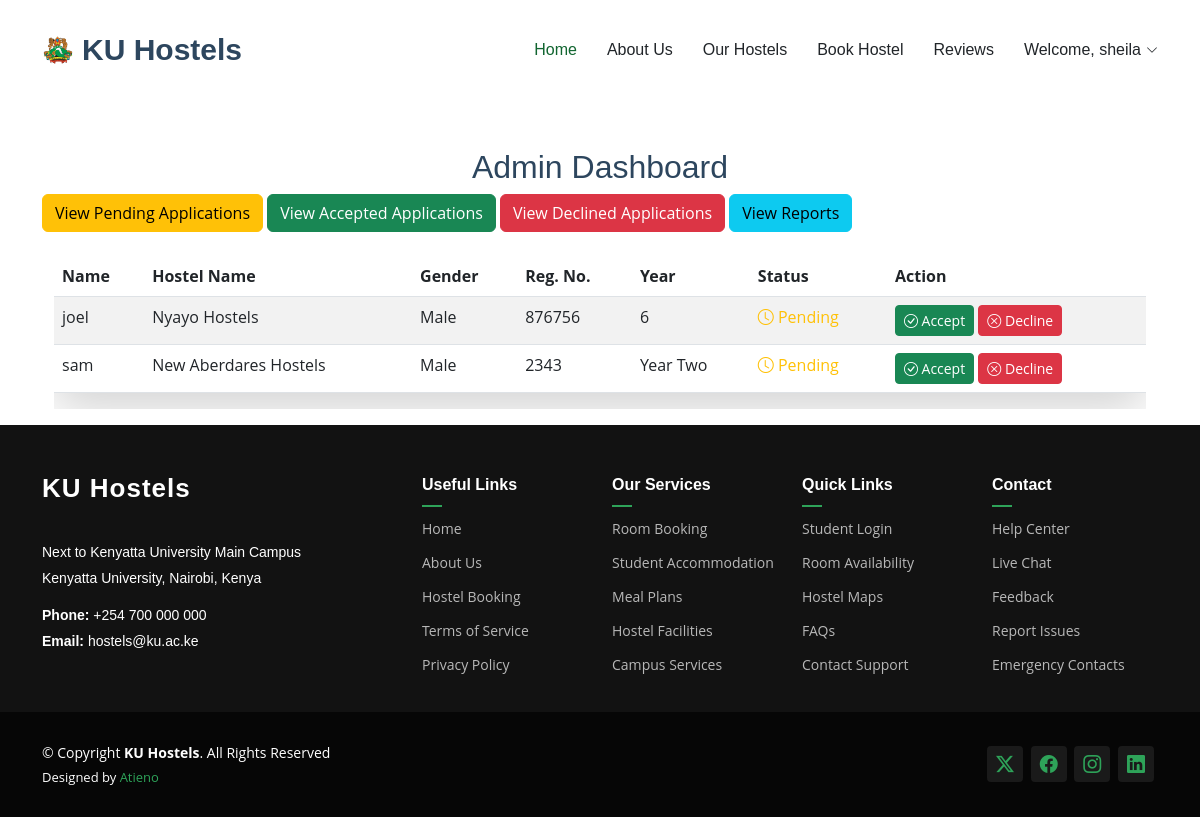
/admin-dashboard/ (signed in), run on an earlier commit of the app's database.
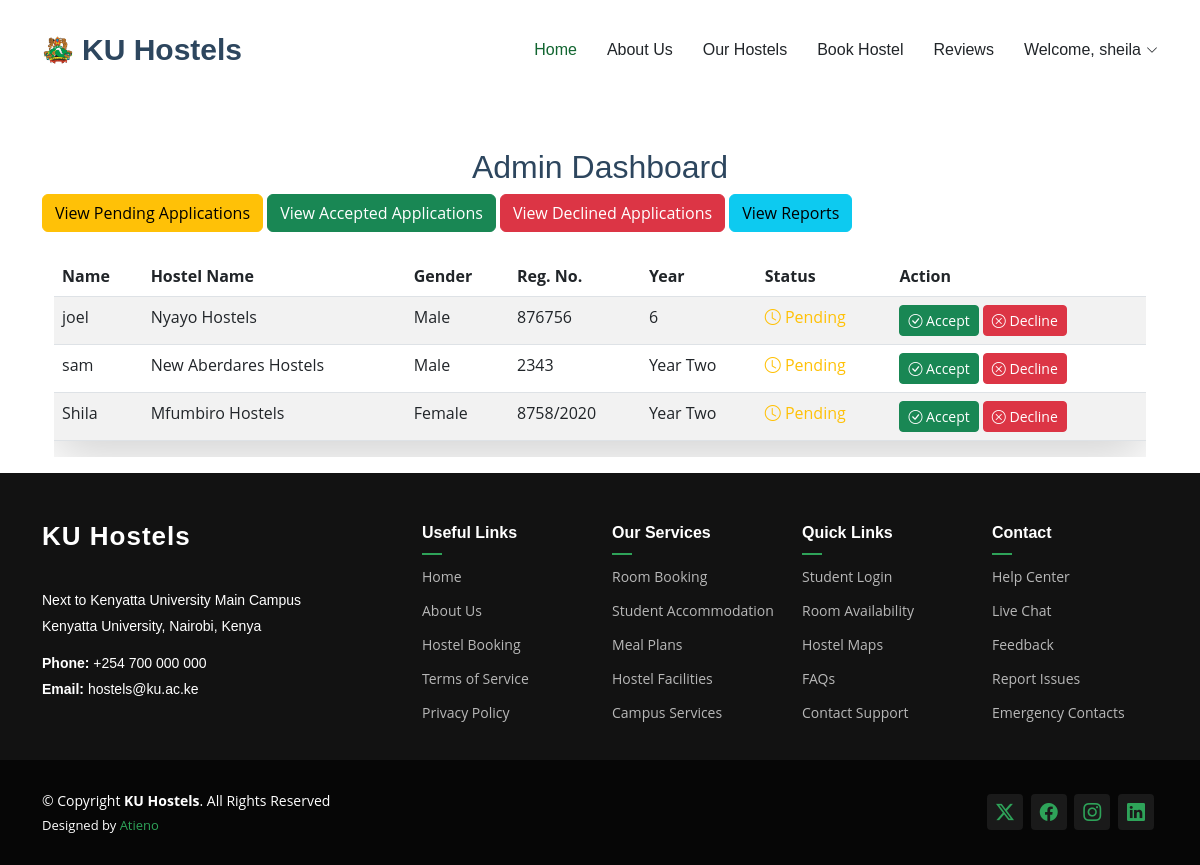
And on a later commit of the database.
### myapp/models.py (models this page shows, shortened)
class HostelApplication(models.Model):
    GENDER_CHOICES = [
        ('Male', 'Male'),
        ('Female', 'Female'),
    ]
    HOSTEL_TYPE_CHOICES = [
        ('Single Room', 'Single Room'),
        ('Double Room', 'Double Room'),
        ('Triple Room', 'Triple Room'),
        ('Quadruple Room', 'Quadruple Room'),
        ('Quintuple Room', 'Quintuple Room'),
        ('Sextuple Room', 'Sextuple Room'),
    ]
    LOCATION_CHOICES = [
        ('On-campus', 'On-campus'),
        ('Off-campus', 'Off-campus'),
    ]
    STATUS_CHOICES = [
        ('Pending', 'Pending'),
        ('Allocated', 'Allocated'),
    ]
    YEAR_OF_STUDY_CHOICES = [
        ('Year One', 'Year One'),
        ('Year Two', 'Year Two'),
        ('Year Three', 'Year Three'),
        ('Year Four', 'Year Four'),
        ('Year Five', 'Year Five'),
        ('Year Six', 'Year Six'),
    ]
    user = models.ForeignKey(User, on_delete=models.CASCADE)
    name = models.CharField(max_length=100)
    reg_number = models.CharField(max_length=50, unique=True)
    year_of_study = models.CharField(max_length=20, choices=YEAR_OF_STUDY_CHOICES)
    gender = models.CharField(max_length=10, choices=GENDER_CHOICES)
    hostel_type = models.CharField(max_length=20, choices=HOSTEL_TYPE_CHOICES)
    location = models.CharField(max_length=10, choices=LOCATION_CHOICES)
    hostel_name = models.CharField(max_length=100)
    cost_per_semester = models.DecimalField(max_digits=10, decimal_places=2)
    status = models.CharField(max_length=10, choices=STATUS_CHOICES, default='Pending')

### myapp/views.py (the view, shortened to what this page needs)
# urls.py: path('admin-dashboard/', views.admin_dashboard, name='admin_dashboard'),
@staff_member_required
def admin_dashboard(request):
    status = request.GET.get('status', 'Pending')  # Default to 'Pending'
    applications = HostelApplication.objects.filter(status=status)
    return render(request, 'admin_dashboard.html', {'applications': applications})

### templates/admin_dashboard.html (shortened to what this page needs)
{% extends 'base.html' %}
{% load static %}
{% block Content %}
<div class="container mt-5">
    <h2 class="text-center">Admin Dashboard</h2>
    <div class="mb-3">
        <a href="{% url 'myapp:admin_dashboard' %}?status=Pending" class="btn btn-warning">View Pending Applications</a>
        <a href="{% url 'myapp:admin_dashboard' %}?status=Allocated" class="btn btn-success">View Accepted Applications</a>
        <a href="{% url 'myapp:admin_dashboard' %}?status=Declined" class="btn btn-danger">View Declined Applications</a>
        <a href="{% url 'myapp:view_hostel_reports' %}" class="btn btn-info">View Reports</a>
    </div>
    <form method="post" class="container mt-4">
        <div class="table-responsive">
            <table class="table table-striped table-hover shadow-lg">
                <thead class="thead-dark">
                    <tr>
                        <th>Name</th>
                        <th>Hostel Name</th>
                        <th>Gender</th>
                        <th>Reg. No.</th>
                        <th>Year</th>
                        <th>Status</th>
                        <th>Action</th>
                    </tr>
                </thead>
                <tbody>
                    {% for application in applications %}
                    <tr>
                        <td>{{ application.name }}</td>
                        <td>{{ application.hostel_name }}</td>
                        <td>{{ application.gender }}</td>
                        <td>{{ application.reg_number }}</td>
                        <td>{{ application.year_of_study }}</td>
                        <td>
                            {% if application.status == "Pending" %}
                                <span class="text-warning"><i class="bi bi-clock"></i> Pending</span>
                            {% elif application.status == "Allocated" %}
                                <span class="text-success"><i class="bi bi-check-lg"></i> Accepted</span>
                            {% else %}
                                <span class="text-danger"><i class="bi bi-x-lg"></i> Declined</span>
                            {% endif %}
                        </td>
                        <td>
                            {% if application.status == "Pending" %}
                                <button type="submit" name="accept_application_id" value="{{ application.id }}" class="btn btn-success btn-sm">
                                    <i class="bi bi-check-circle"></i> Accept
                                </button>
                                <button type="submit" name="decline_application_id" value="{{ application.id }}" class="btn btn-danger btn-sm">
                                    <i class="bi bi-x-circle"></i> Decline
                                </button>
                            {% endif %}
                        </td>
                    </tr>
                    {% empty %}
                    <tr>
                        <td colspan="7" class="text-center text-muted">No applications found.</td>
                    </tr>
                    {% endfor %}
                </tbody>
            </table>
        </div>
    </form>
</div>
{% endblock %}

### templates/base.html (shortened to what this page needs)
{%load static%}
<!DOCTYPE html>
<html lang="en">
<head>
  <link href="{% static 'assets/vendor/bootstrap/css/bootstrap.min.css' %}" rel="stylesheet">
  <link href="{% static 'assets/vendor/bootstrap-icons/bootstrap-icons.css' %}" rel="stylesheet">
  <link href="{% static 'assets/vendor/fontawesome-free/css/all.min.css' %}" rel="stylesheet">
  <link href="{% static 'assets/vendor/glightbox/css/glightbox.min.css' %}" rel="stylesheet">
  <link href="{% static 'assets/vendor/swiper/swiper-bundle.min.css' %}" rel="stylesheet">
  <link href="https://cdn.jsdelivr.net/npm/bootstrap@5.3.0/dist/css/bootstrap.min.css" rel="stylesheet">
  <link href="{% static 'assets/css/main.css' %}" rel="stylesheet">
</head>
<body class="index-page">
{% include 'header.html' %}
<main class="main">
  {% block Content %}{% endblock %}
{% include 'footer.html' %}
</body>
</html>

### templates/header.html (shortened to what this page needs)
{% load static %}
<header id="header" class="header d-flex align-items-center position-relative">
    <div class="container-fluid container-xl position-relative d-flex align-items-center justify-content-between">
      <a href="{% url 'myapp:home_page' %}" class="logo d-flex align-items-center">
        <img src="{% static 'assets/img/logo.png' %}" alt="AgriCulture">
        <h1 class="sitename">KU Hostels</h1>
      </a>
      <nav id="navmenu" class="navmenu">
        <ul>
          <li><a href="{% url 'myapp:home_page' %}" class="active">Home</a></li>
          <li><a href="{% url 'myapp:home_page' %}#about">About Us</a></li>
          <li><a href="{% url 'myapp:home_page' %}#services">Our Hostels</a></li>
          <li><a href="{% url 'myapp:book_hostel' %}">Book Hostel</a></li>
          <li><a href="{% url 'myapp:home_page' %}#testimonials">Reviews</a></li>
          <li class="dropdown">
            {% if user.is_authenticated %}
                <a href="#"><span>Welcome, {{ user.username }}</span> <i class="bi bi-chevron-down toggle-dropdown"></i></a>
            {% else %}
                <a href="#"><span>Login / Sign up</span> <i class="bi bi-chevron-down toggle-dropdown"></i></a>
                <ul>
                    <li><a href="{% url 'myapp:login_page' %}">Login</a></li>
                    <li><a href="{% url 'myapp:register' %}">Register</a></li>
                </ul>
            {% endif %}
        </li>
        </ul>
      </nav>
    </div>
  </header>

### templates/footer.html
{% load static %}
<footer id="footer" class="footer dark-background">
    <div class="footer-top">
      <div class="container">
        <div class="row gy-4">
          <div class="col-lg-4 col-md-6 footer-about">
            <a href="index.html" class="logo d-flex align-items-center">
              <span class="sitename">KU Hostels</span>
            </a>
            <div class="footer-contact pt-3">
              <p>Next to Kenyatta University Main Campus</p>
              <p>Kenyatta University, Nairobi, Kenya</p>
              <p class="mt-3"><strong>Phone:</strong> <span>+254 700 000 000</span></p>
              <p><strong>Email:</strong> <span>hostels@ku.ac.ke</span></p>
            </div>
          </div>
          <div class="col-lg-2 col-md-3 footer-links">
            <h4>Useful Links</h4>
            <ul>
              <li><a href="#">Home</a></li>
              <li><a href="#">About Us</a></li>
              <li><a href="#">Hostel Booking</a></li>
              <li><a href="#">Terms of Service</a></li>
              <li><a href="#">Privacy Policy</a></li>
            </ul>
          </div>
          <div class="col-lg-2 col-md-3 footer-links">
            <h4>Our Services</h4>
            <ul>
              <li><a href="#">Room Booking</a></li>
              <li><a href="#">Student Accommodation</a></li>
              <li><a href="#">Meal Plans</a></li>
              <li><a href="#">Hostel Facilities</a></li>
              <li><a href="#">Campus Services</a></li>
            </ul>
          </div>
          <div class="col-lg-2 col-md-3 footer-links">
            <h4>Quick Links</h4>
            <ul>
              <li><a href="#">Student Login</a></li>
              <li><a href="#">Room Availability</a></li>
              <li><a href="#">Hostel Maps</a></li>
              <li><a href="#">FAQs</a></li>
              <li><a href="#">Contact Support</a></li>
            </ul>
          </div>
          <div class="col-lg-2 col-md-3 footer-links">
            <h4>Contact</h4>
            <ul>
              <li><a href="#">Help Center</a></li>
              <li><a href="#">Live Chat</a></li>
              <li><a href="#">Feedback</a></li>
              <li><a href="#">Report Issues</a></li>
              <li><a href="#">Emergency Contacts</a></li>
            </ul>
          </div>
        </div>
      </div>
    </div>
    <div class="copyright text-center">
      <div class="container d-flex flex-column flex-lg-row justify-content-center justify-content-lg-between align-items-center">
        <div class="d-flex flex-column align-items-center align-items-lg-start">
          <div>
            © Copyright <strong><span>KU Hostels</span></strong>. All Rights Reserved
          </div>
          <div class="credits">
            Designed by <a href="#">Atieno</a>
          </div>
        </div>
        <div class="social-links order-first order-lg-last mb-3 mb-lg-0">
          <a href="#"><i class="bi bi-twitter-x"></i></a>
          <a href="#"><i class="bi bi-facebook"></i></a>
          <a href="#"><i class="bi bi-instagram"></i></a>
          <a href="#"><i class="bi bi-linkedin"></i></a>
        </div>
      </div>
    </div>
</footer>

### static/assets/css/main.css (style rules this page uses)
:root { --default-font: "Open Sans", system-ui, -apple-system, "Segoe UI", Roboto, "Helvetica Neue", Arial, "Noto Sans", "Liberation Sans", sans-serif, "Apple Color Emoji", "Segoe UI Emoji", "Segoe UI Symbol", "Noto Color Emoji"; --heading-font: "Marcellus", sans-serif; --nav-font: "Marcellus", sans-serif; }
:root { --background-color: #ffffff; --default-color: #212529; --heading-color: #2d465e; --accent-color: #116530; --surface-color: #ffffff; --contrast-color: #ffffff; }
:root { --nav-color: #212529; --nav-hover-color: #116530; --nav-mobile-background-color: #ffffff; --nav-dropdown-background-color: #ffffff; --nav-dropdown-color: #212529; --nav-dropdown-hover-color: #116530; }
.dark-background { --background-color: #060606; --default-color: #ffffff; --heading-color: #ffffff; --accent-color: #2ea359; --surface-color: #252525; --contrast-color: #ffffff; }
:root { scroll-behavior: smooth; }
body { color: var(--default-color); background-color: var(--background-color); font-family: var(--default-font); }
a { color: var(--accent-color); text-decoration: none; transition: 0.3s; }
h1, h2, h3, h4, h5, h6 { color: var(--heading-color); font-family: var(--heading-font); }
.header { color: var(--default-color); background-color: var(--background-color); padding: 20px 0; transition: all 0.5s; z-index: 997; }
.header .logo { line-height: 1; }
.header .logo img { max-height: 32px; margin-right: 8px; }
.header .logo h1 { font-size: 30px; margin: 0; font-weight: 700; color: var(--heading-color); }
@media (min-width: 1200px) { .navmenu { padding: 0; } }
@media (min-width: 1200px) { .navmenu ul { margin: 0; padding: 0; display: flex; list-style: none; align-items: center; } }
@media (min-width: 1200px) { .navmenu li { position: relative; } }
@media (min-width: 1200px) { .navmenu a, .navmenu a:focus { color: var(--nav-color); padding: 18px 15px; font-size: 16px; font-family: var(--nav-font); font-weight: 400; display: flex; align-items: center; justify-content: space-between; white-space: nowrap; transition: 0.3s; } }
@media (min-width: 1200px) { .navmenu a i, .navmenu a:focus i { font-size: 12px; line-height: 0; margin-left: 5px; transition: 0.3s; } }
@media (min-width: 1200px) { .navmenu li:last-child a { padding-right: 0; } }
@media (min-width: 1200px) { .navmenu li:hover>a, .navmenu .active, .navmenu .active:focus { color: var(--nav-hover-color); } }
.footer { color: var(--default-color); background-color: var(--background-color); font-size: 14px; position: relative; }
.footer .footer-top { background-color: color-mix(in srgb, var(--background-color), white 5%); padding-top: 50px; }
.footer .footer-about .logo { line-height: 1; margin-bottom: 25px; }
.footer .footer-about .logo span { color: var(--heading-color); font-family: var(--heading-font); font-size: 26px; font-weight: 700; letter-spacing: 1px; }
.footer .footer-about p { font-size: 14px; font-family: var(--heading-font); }
.footer h4 { font-size: 16px; font-weight: 600; position: relative; padding-bottom: 12px; margin-bottom: 15px; }
.footer h4::after { content: ""; position: absolute; display: block; width: 20px; height: 2px; background: var(--accent-color); bottom: 0; left: 0; }
.footer .footer-links { margin-bottom: 30px; }
.footer .footer-links ul { list-style: none; padding: 0; margin: 0; }
.footer .footer-links ul li { padding: 10px 0; display: flex; align-items: center; }
.footer .footer-links ul li:first-child { padding-top: 0; }
.footer .footer-links ul a { color: color-mix(in srgb, var(--default-color), transparent 30%); display: inline-block; line-height: 1; }
.footer .footer-contact p { margin-bottom: 5px; }
.footer .copyright { padding: 30px 0; }
.footer .credits { margin-top: 5px; font-size: 13px; }
.footer .social-links a { font-size: 18px; display: inline-block; background: color-mix(in srgb, var(--default-color), transparent 92%); color: var(--accent-color); line-height: 1; padding: 8px 0; margin-right: 4px; border-radius: 4px; text-align: center; width: 36px; height: 36px; transition: 0.3s; }

What changed in the data, as far as the page shows it:
added HostelApplication: name "Shila", hostel_name "Mfumbiro Hostels", gender "Female", reg_number "8758/2020", year_of_study "Year Two", status "Pending" (drawn), {{ application.id }} 12 (drawn)
